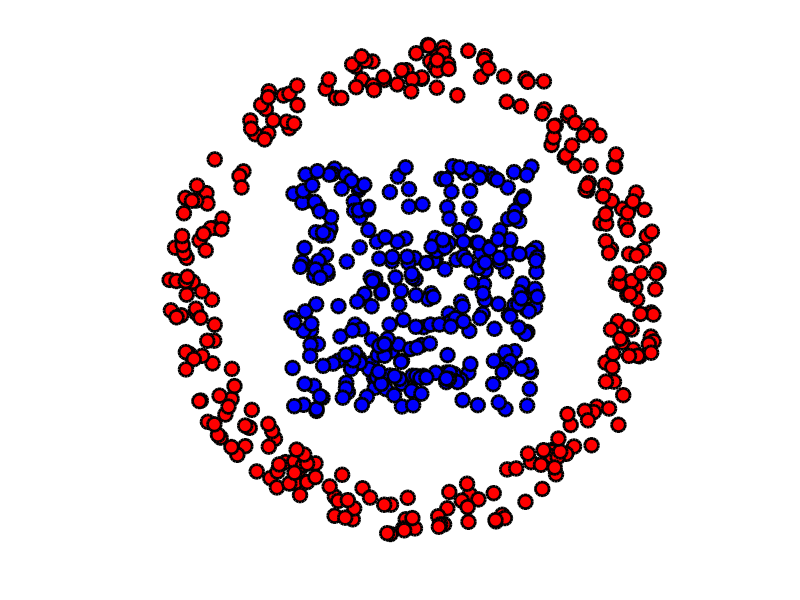

Recreate this plot in MATLAB. (Note: this script raises an error after producing the figure.)
%% Settings:
clearvars;close all;clc;
set(0,'DefaultAxesFontSize',14)
set(0,'DefaultTextFontSize',14)

% Loading toolboxes:
addpath(genpath('matlab-toolboxes/toolbox_signal'))
addpath(genpath('matlab-toolboxes/toolbox_general'))

%% -------------------------
%% Sliced Optimal Transport: 
%% -------------------------
%% Wasserstein Distance
%% 1-D Optimal Transport
%% Wasserstein Projection
options.rows=1;
P = @(f,g)perform_hist_eq(f,g,options);
%% Sliced Wasserstein Distanc
%% Sliced Wasserstein Projection
%% Matching of 2-D Distributions
N = 300;
d = 2;
% square
f = rand(2,N)-.5;
% anulus
theta = 2*pi*rand(1,N);
r = .8 + .2*rand(1,N);
g = [cos(theta).*r; sin(theta).*r];

% display shortcut
plotp = @(x,col)plot(x(1,:)', x(2,:)', 'o', 'MarkerSize', 10, 'MarkerEdgeColor', 'k', 'MarkerFaceColor', col, 'LineWidth', 2);
figure(1);clf;
plotp(f, 'b')
hold on
plotp(g, 'r')
axis('equal')
axis('off')

%% Gradient descent
% stepsize 
tau = .2;
% Initialization
f1 = f;
% Orthogonal coordinate system
[Theta,~] = qr(randn(d));
% update:
f1 = (1-tau)*f1 + tau * Theta * P(Theta'*f1, Theta'*g);
[Theta,~] = qr(randn(d));

figure(1);clf;
plotp(f, 'b')
hold on
plotp(g, 'r')
hold on
plotp(f1, 'y')
axis('off'); axis('equal');

%% Exo 1
niter = 1000;
figure(1); clf;
f1 = f;
disp_list = [1 3 10 100]; q = 1;
for i=1:niter    
    [Theta,~] = qr(randn(d));    
    f1 = (1-tau)*f1 + tau * Theta * P(Theta'*f1, Theta'*g);
    if q<=4 && i==disp_list(q)
        t = (q-1)/3;
        subplot(2,2,q);
        hold on;
        plotp(f1, [t 0 1-t]);
        axis('off'); axis('equal');
        q = q+1;
    end
end
%% Final configuration
figure(1); clf;
hold on;
h = plot([f(1,:);f1(1,:)], [f(2,:);f1(2,:)], 'k');
set(h, 'LineWidth', 2);
plotp(f, 'b');
plotp(g, 'r');
axis('off'); axis('equal');

%% Barycentres
t = .5;
ft = (1-t)*f + t*f1;
figure(1);clf;
hold on;
plotp(f, 'b');
plotp(g, 'r');
plotp(ft, [t 0 1-t]);
axis('off'); axis('equal');

%% Progressive interpolation
figure(1);clf;
ts= linspace(0 , 1, 6);
for i = 1:length(ts)
    t = ts(i);
    ft = (1-t)*f + t*f1;
    subplot(2,3,i)
        plotp(f, 'b');
        plotp(g, 'r');
        plotp(ft, [t 0 1-t]);
        axis('off'); axis('equal');
        title(sprintf('t = %.2f',t))
end

%% 3D Histogram Matching
n = 128;
N = n*n;
d = 3;
F = rescale( load_image('hibiscus', n) );
G = rescale( load_image('flowers', n) );
figure(1);clf;
imageplot({F G});

%% 2D-histograms
f = reshape(F, [n*n 3])';
g = reshape(G, [n*n 3])';
quantize = @(A,Q)1+round((Q-1)*A);
J = @(I,Q)I(1,:)' + Q*(I(2,:)'-1);
hist2d = @(f,Q)reshape( accumarray(J(quantize(f,Q),Q), ones(1,N), [Q*Q 1], @sum), [Q Q]);
Q = 60;
func = @(a)log(a+3);
figure(1); clf;
imageplot({ func(hist2d(f(1:2,:),Q)), func(hist2d(g(1:2,:),Q)) });

%% Exo 3: Per channel equalization
f1 = P(f,g);
F1 = reshape(f1', [n n 3]);
figure(1); clf;
imageplot(F1);

%% Exo 4: minimizing Sliced Wasserstein
niter = 1000;
figure(1); clf;
f1 = f;
q = 1; disp_list = [3 10 100 niter];
for i=1:niter    
    [Theta,~] = qr(randn(d));    
    f1 = (1-tau)*f1 + tau * Theta * P(Theta'*f1, Theta'*g);
    if q<=4 && i==disp_list(q)
        subplot(2,2,q);
        F1 = reshape(f1', [n n 3]);
        imageplot(F1,sprintf('iter %d',i));
        q = q+1;
    end
end
%
F1 = reshape(f1', [n n 3]);
figure(2); clf;
imageplot(F1,'Final image');

%% Exo 5: geodesic interpolation

tlist = linspace(0,1,6);
figure(1); clf;
for i=1:length(tlist)
    t = tlist(i);
    ft = (1-t)*f + t*f1;
    subplot(2,length(tlist)/2,i);
    imageplot( func(hist2d(ft(1:2,:),Q)) );
    title(['t=' num2str(t,2)]);
end
